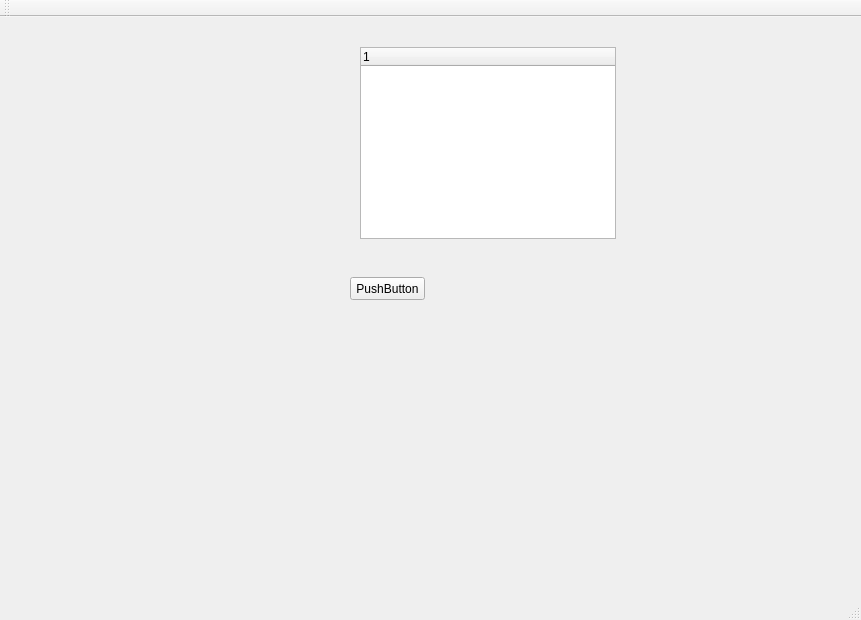
<?xml version="1.0" encoding="UTF-8"?>
<ui version="4.0">
 <class>MainWindow</class>
 <widget class="QMainWindow" name="MainWindow">
  <property name="geometry">
   <rect>
    <x>0</x>
    <y>0</y>
    <width>861</width>
    <height>620</height>
   </rect>
  </property>
  <property name="windowTitle">
   <string>MainWindow</string>
  </property>
  <widget class="QWidget" name="centralWidget">
   <widget class="QPushButton" name="pushButton">
    <property name="geometry">
     <rect>
      <x>350</x>
      <y>260</y>
      <width>75</width>
      <height>23</height>
     </rect>
    </property>
    <property name="text">
     <string>PushButton</string>
    </property>
   </widget>
   <widget class="QTreeWidget" name="treeWidget">
    <property name="geometry">
     <rect>
      <x>360</x>
      <y>30</y>
      <width>256</width>
      <height>192</height>
     </rect>
    </property>
    <column>
     <property name="text">
      <string notr="true">1</string>
     </property>
    </column>
   </widget>
  </widget>
  <widget class="QMenuBar" name="menuBar">
   <property name="geometry">
    <rect>
     <x>0</x>
     <y>0</y>
     <width>861</width>
     <height>22</height>
    </rect>
   </property>
  </widget>
  <widget class="QToolBar" name="mainToolBar">
   <attribute name="toolBarArea">
    <enum>TopToolBarArea</enum>
   </attribute>
   <attribute name="toolBarBreak">
    <bool>false</bool>
   </attribute>
  </widget>
  <widget class="QStatusBar" name="statusBar"/>
 </widget>
 <layoutdefault spacing="6" margin="11"/>
 <resources/>
 <connections/>
</ui>
